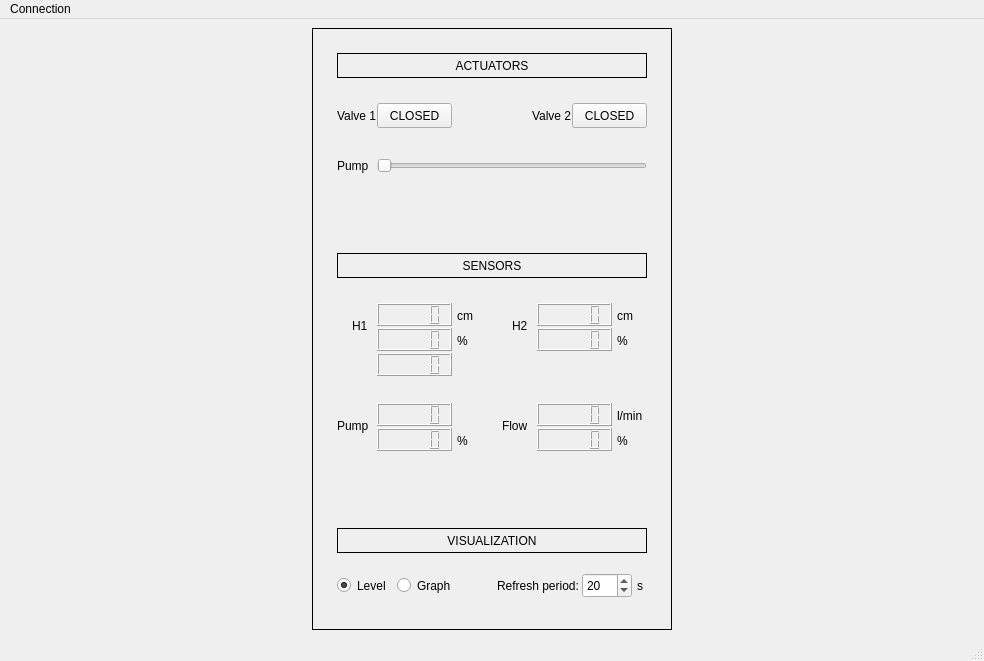
<?xml version="1.0" encoding="UTF-8"?>
<ui version="4.0">
 <class>SupClienteQt</class>
 <widget class="QMainWindow" name="SupClienteQt">
  <property name="geometry">
   <rect>
    <x>0</x>
    <y>0</y>
    <width>984</width>
    <height>661</height>
   </rect>
  </property>
  <property name="windowTitle">
   <string>Supervisorio - Tanques</string>
  </property>
  <widget class="QWidget" name="centralwidget">
   <layout class="QHBoxLayout" name="horizontalLayout">
    <item>
     <widget class="QFrame" name="frame">
      <property name="sizePolicy">
       <sizepolicy hsizetype="Fixed" vsizetype="MinimumExpanding">
        <horstretch>0</horstretch>
        <verstretch>0</verstretch>
       </sizepolicy>
      </property>
      <property name="minimumSize">
       <size>
        <width>360</width>
        <height>600</height>
       </size>
      </property>
      <property name="maximumSize">
       <size>
        <width>16777215</width>
        <height>16777215</height>
       </size>
      </property>
      <property name="baseSize">
       <size>
        <width>360</width>
        <height>600</height>
       </size>
      </property>
      <property name="frameShape">
       <enum>QFrame::Box</enum>
      </property>
      <widget class="QLabel" name="labelActuators">
       <property name="geometry">
        <rect>
         <x>25</x>
         <y>25</y>
         <width>310</width>
         <height>25</height>
        </rect>
       </property>
       <property name="frameShape">
        <enum>QFrame::Box</enum>
       </property>
       <property name="text">
        <string>ACTUATORS</string>
       </property>
       <property name="alignment">
        <set>Qt::AlignCenter</set>
       </property>
      </widget>
      <widget class="QLabel" name="labelV1">
       <property name="geometry">
        <rect>
         <x>25</x>
         <y>75</y>
         <width>40</width>
         <height>25</height>
        </rect>
       </property>
       <property name="text">
        <string>Valve 1</string>
       </property>
      </widget>
      <widget class="QPushButton" name="buttonV1">
       <property name="geometry">
        <rect>
         <x>65</x>
         <y>75</y>
         <width>75</width>
         <height>25</height>
        </rect>
       </property>
       <property name="text">
        <string>CLOSED</string>
       </property>
       <property name="checkable">
        <bool>true</bool>
       </property>
       <property name="flat">
        <bool>false</bool>
       </property>
      </widget>
      <widget class="QPushButton" name="buttonV2">
       <property name="geometry">
        <rect>
         <x>260</x>
         <y>75</y>
         <width>75</width>
         <height>25</height>
        </rect>
       </property>
       <property name="text">
        <string>CLOSED</string>
       </property>
       <property name="checkable">
        <bool>true</bool>
       </property>
       <property name="flat">
        <bool>false</bool>
       </property>
      </widget>
      <widget class="QLabel" name="labelV2">
       <property name="geometry">
        <rect>
         <x>220</x>
         <y>75</y>
         <width>40</width>
         <height>25</height>
        </rect>
       </property>
       <property name="text">
        <string>Valve 2</string>
       </property>
      </widget>
      <widget class="QLabel" name="labelPumpSlider">
       <property name="geometry">
        <rect>
         <x>25</x>
         <y>125</y>
         <width>40</width>
         <height>25</height>
        </rect>
       </property>
       <property name="text">
        <string>Pump</string>
       </property>
      </widget>
      <widget class="QSlider" name="sliderPump">
       <property name="geometry">
        <rect>
         <x>65</x>
         <y>125</y>
         <width>270</width>
         <height>25</height>
        </rect>
       </property>
       <property name="maximum">
        <number>65535</number>
       </property>
       <property name="singleStep">
        <number>100</number>
       </property>
       <property name="pageStep">
        <number>1000</number>
       </property>
       <property name="orientation">
        <enum>Qt::Horizontal</enum>
       </property>
      </widget>
      <widget class="QLabel" name="labelSensors">
       <property name="geometry">
        <rect>
         <x>25</x>
         <y>225</y>
         <width>310</width>
         <height>25</height>
        </rect>
       </property>
       <property name="frameShape">
        <enum>QFrame::Box</enum>
       </property>
       <property name="text">
        <string>SENSORS</string>
       </property>
       <property name="alignment">
        <set>Qt::AlignCenter</set>
       </property>
      </widget>
      <widget class="QLabel" name="labelH1">
       <property name="geometry">
        <rect>
         <x>40</x>
         <y>285</y>
         <width>25</width>
         <height>25</height>
        </rect>
       </property>
       <property name="text">
        <string>H1</string>
       </property>
      </widget>
      <widget class="QLCDNumber" name="lcdH1Cm">
       <property name="geometry">
        <rect>
         <x>65</x>
         <y>275</y>
         <width>75</width>
         <height>23</height>
        </rect>
       </property>
       <property name="smallDecimalPoint">
        <bool>false</bool>
       </property>
       <property name="digitCount">
        <number>5</number>
       </property>
       <property name="segmentStyle">
        <enum>QLCDNumber::Filled</enum>
       </property>
       <property name="value" stdset="0">
        <double>0.000000000000000</double>
       </property>
       <property name="intValue" stdset="0">
        <number>0</number>
       </property>
      </widget>
      <widget class="QLCDNumber" name="lcdH1Perc">
       <property name="geometry">
        <rect>
         <x>65</x>
         <y>300</y>
         <width>75</width>
         <height>23</height>
        </rect>
       </property>
       <property name="frameShadow">
        <enum>QFrame::Raised</enum>
       </property>
       <property name="smallDecimalPoint">
        <bool>false</bool>
       </property>
       <property name="digitCount">
        <number>5</number>
       </property>
       <property name="segmentStyle">
        <enum>QLCDNumber::Filled</enum>
       </property>
       <property name="value" stdset="0">
        <double>0.000000000000000</double>
       </property>
       <property name="intValue" stdset="0">
        <number>0</number>
       </property>
      </widget>
      <widget class="QLCDNumber" name="lcdOverflow">
       <property name="geometry">
        <rect>
         <x>65</x>
         <y>325</y>
         <width>75</width>
         <height>23</height>
        </rect>
       </property>
       <property name="frameShape">
        <enum>QFrame::Box</enum>
       </property>
       <property name="frameShadow">
        <enum>QFrame::Raised</enum>
       </property>
       <property name="smallDecimalPoint">
        <bool>false</bool>
       </property>
       <property name="digitCount">
        <number>5</number>
       </property>
       <property name="segmentStyle">
        <enum>QLCDNumber::Filled</enum>
       </property>
       <property name="value" stdset="0">
        <double>0.000000000000000</double>
       </property>
       <property name="intValue" stdset="0">
        <number>0</number>
       </property>
      </widget>
      <widget class="QLabel" name="unitH1Cm">
       <property name="geometry">
        <rect>
         <x>145</x>
         <y>275</y>
         <width>20</width>
         <height>25</height>
        </rect>
       </property>
       <property name="text">
        <string>cm</string>
       </property>
      </widget>
      <widget class="QLabel" name="unitH1Perc">
       <property name="geometry">
        <rect>
         <x>145</x>
         <y>300</y>
         <width>20</width>
         <height>25</height>
        </rect>
       </property>
       <property name="text">
        <string>%</string>
       </property>
      </widget>
      <widget class="QLabel" name="unitH2Cm">
       <property name="geometry">
        <rect>
         <x>305</x>
         <y>275</y>
         <width>20</width>
         <height>25</height>
        </rect>
       </property>
       <property name="text">
        <string>cm</string>
       </property>
      </widget>
      <widget class="QLCDNumber" name="lcdH2Cm">
       <property name="geometry">
        <rect>
         <x>225</x>
         <y>275</y>
         <width>75</width>
         <height>23</height>
        </rect>
       </property>
       <property name="smallDecimalPoint">
        <bool>false</bool>
       </property>
       <property name="digitCount">
        <number>5</number>
       </property>
       <property name="segmentStyle">
        <enum>QLCDNumber::Filled</enum>
       </property>
       <property name="value" stdset="0">
        <double>0.000000000000000</double>
       </property>
       <property name="intValue" stdset="0">
        <number>0</number>
       </property>
      </widget>
      <widget class="QLCDNumber" name="lcdH2Perc">
       <property name="geometry">
        <rect>
         <x>225</x>
         <y>300</y>
         <width>75</width>
         <height>23</height>
        </rect>
       </property>
       <property name="smallDecimalPoint">
        <bool>false</bool>
       </property>
       <property name="digitCount">
        <number>5</number>
       </property>
       <property name="segmentStyle">
        <enum>QLCDNumber::Filled</enum>
       </property>
       <property name="value" stdset="0">
        <double>0.000000000000000</double>
       </property>
       <property name="intValue" stdset="0">
        <number>0</number>
       </property>
      </widget>
      <widget class="QLabel" name="unitH2Perc">
       <property name="geometry">
        <rect>
         <x>305</x>
         <y>300</y>
         <width>20</width>
         <height>25</height>
        </rect>
       </property>
       <property name="text">
        <string>%</string>
       </property>
      </widget>
      <widget class="QLabel" name="labelH2">
       <property name="geometry">
        <rect>
         <x>200</x>
         <y>285</y>
         <width>25</width>
         <height>25</height>
        </rect>
       </property>
       <property name="text">
        <string>H2</string>
       </property>
      </widget>
      <widget class="QLabel" name="labelPump">
       <property name="geometry">
        <rect>
         <x>25</x>
         <y>385</y>
         <width>40</width>
         <height>25</height>
        </rect>
       </property>
       <property name="text">
        <string>Pump</string>
       </property>
      </widget>
      <widget class="QLCDNumber" name="lcdPumpVal">
       <property name="geometry">
        <rect>
         <x>65</x>
         <y>375</y>
         <width>75</width>
         <height>23</height>
        </rect>
       </property>
       <property name="smallDecimalPoint">
        <bool>false</bool>
       </property>
       <property name="digitCount">
        <number>5</number>
       </property>
       <property name="segmentStyle">
        <enum>QLCDNumber::Filled</enum>
       </property>
       <property name="value" stdset="0">
        <double>0.000000000000000</double>
       </property>
       <property name="intValue" stdset="0">
        <number>0</number>
       </property>
      </widget>
      <widget class="QLCDNumber" name="lcdPumpPerc">
       <property name="geometry">
        <rect>
         <x>65</x>
         <y>400</y>
         <width>75</width>
         <height>23</height>
        </rect>
       </property>
       <property name="smallDecimalPoint">
        <bool>false</bool>
       </property>
       <property name="digitCount">
        <number>5</number>
       </property>
       <property name="segmentStyle">
        <enum>QLCDNumber::Filled</enum>
       </property>
       <property name="value" stdset="0">
        <double>0.000000000000000</double>
       </property>
       <property name="intValue" stdset="0">
        <number>0</number>
       </property>
      </widget>
      <widget class="QLabel" name="unitPumpPerc">
       <property name="geometry">
        <rect>
         <x>145</x>
         <y>400</y>
         <width>20</width>
         <height>25</height>
        </rect>
       </property>
       <property name="text">
        <string>%</string>
       </property>
      </widget>
      <widget class="QLCDNumber" name="lcdFlowLMin">
       <property name="geometry">
        <rect>
         <x>225</x>
         <y>375</y>
         <width>75</width>
         <height>23</height>
        </rect>
       </property>
       <property name="smallDecimalPoint">
        <bool>false</bool>
       </property>
       <property name="digitCount">
        <number>5</number>
       </property>
       <property name="segmentStyle">
        <enum>QLCDNumber::Filled</enum>
       </property>
       <property name="value" stdset="0">
        <double>0.000000000000000</double>
       </property>
       <property name="intValue" stdset="0">
        <number>0</number>
       </property>
      </widget>
      <widget class="QLabel" name="unitFlowLMin">
       <property name="geometry">
        <rect>
         <x>305</x>
         <y>375</y>
         <width>30</width>
         <height>25</height>
        </rect>
       </property>
       <property name="text">
        <string>l/min</string>
       </property>
      </widget>
      <widget class="QLCDNumber" name="lcdFlowPerc">
       <property name="geometry">
        <rect>
         <x>225</x>
         <y>400</y>
         <width>75</width>
         <height>23</height>
        </rect>
       </property>
       <property name="smallDecimalPoint">
        <bool>false</bool>
       </property>
       <property name="digitCount">
        <number>5</number>
       </property>
       <property name="segmentStyle">
        <enum>QLCDNumber::Filled</enum>
       </property>
       <property name="value" stdset="0">
        <double>0.000000000000000</double>
       </property>
       <property name="intValue" stdset="0">
        <number>0</number>
       </property>
      </widget>
      <widget class="QLabel" name="unitFlowPerc">
       <property name="geometry">
        <rect>
         <x>305</x>
         <y>400</y>
         <width>20</width>
         <height>25</height>
        </rect>
       </property>
       <property name="text">
        <string>%</string>
       </property>
      </widget>
      <widget class="QLabel" name="labelFlow">
       <property name="geometry">
        <rect>
         <x>190</x>
         <y>385</y>
         <width>25</width>
         <height>25</height>
        </rect>
       </property>
       <property name="text">
        <string>Flow</string>
       </property>
      </widget>
      <widget class="QLabel" name="labelVisualization">
       <property name="geometry">
        <rect>
         <x>25</x>
         <y>500</y>
         <width>310</width>
         <height>25</height>
        </rect>
       </property>
       <property name="frameShape">
        <enum>QFrame::Box</enum>
       </property>
       <property name="text">
        <string>VISUALIZATION</string>
       </property>
       <property name="alignment">
        <set>Qt::AlignCenter</set>
       </property>
      </widget>
      <widget class="QRadioButton" name="showLevel">
       <property name="geometry">
        <rect>
         <x>25</x>
         <y>545</y>
         <width>70</width>
         <height>25</height>
        </rect>
       </property>
       <property name="text">
        <string>Level</string>
       </property>
       <property name="checked">
        <bool>true</bool>
       </property>
      </widget>
      <widget class="QRadioButton" name="showGraph">
       <property name="geometry">
        <rect>
         <x>85</x>
         <y>545</y>
         <width>70</width>
         <height>25</height>
        </rect>
       </property>
       <property name="text">
        <string>Graph</string>
       </property>
      </widget>
      <widget class="QLabel" name="labelRefresh">
       <property name="geometry">
        <rect>
         <x>185</x>
         <y>545</y>
         <width>81</width>
         <height>25</height>
        </rect>
       </property>
       <property name="text">
        <string>Refresh period:</string>
       </property>
      </widget>
      <widget class="QSpinBox" name="spinRefresh">
       <property name="geometry">
        <rect>
         <x>270</x>
         <y>545</y>
         <width>50</width>
         <height>25</height>
        </rect>
       </property>
       <property name="minimum">
        <number>10</number>
       </property>
       <property name="maximum">
        <number>200</number>
       </property>
       <property name="singleStep">
        <number>10</number>
       </property>
       <property name="value">
        <number>20</number>
       </property>
      </widget>
      <widget class="QLabel" name="unitRefreshS">
       <property name="geometry">
        <rect>
         <x>325</x>
         <y>545</y>
         <width>10</width>
         <height>25</height>
        </rect>
       </property>
       <property name="text">
        <string>s</string>
       </property>
      </widget>
     </widget>
    </item>
   </layout>
  </widget>
  <widget class="QMenuBar" name="menubar">
   <property name="geometry">
    <rect>
     <x>0</x>
     <y>0</y>
     <width>984</width>
     <height>22</height>
    </rect>
   </property>
   <widget class="QMenu" name="menuConnection">
    <property name="title">
     <string>Connection</string>
    </property>
    <addaction name="actionLogin"/>
    <addaction name="actionLogout"/>
    <addaction name="separator"/>
    <addaction name="actionQuit"/>
   </widget>
   <addaction name="menuConnection"/>
  </widget>
  <widget class="QStatusBar" name="statusbar"/>
  <action name="actionLogin">
   <property name="text">
    <string>Login...</string>
   </property>
  </action>
  <action name="actionLogout">
   <property name="text">
    <string>Logout</string>
   </property>
  </action>
  <action name="actionQuit">
   <property name="text">
    <string>Quit</string>
   </property>
  </action>
 </widget>
 <resources/>
 <connections/>
</ui>
